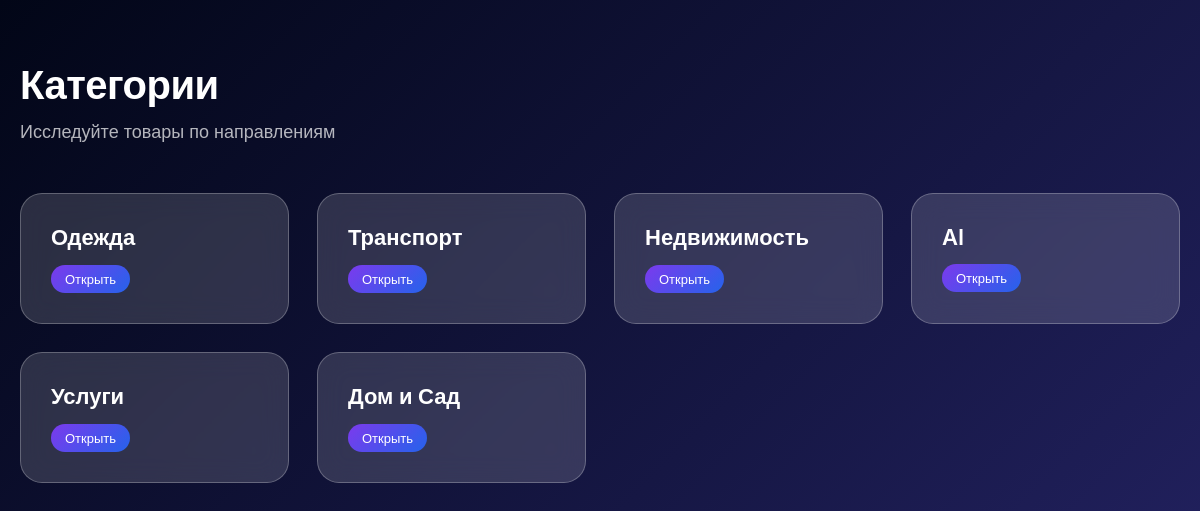
The page /category/ on the database as committed earlier.
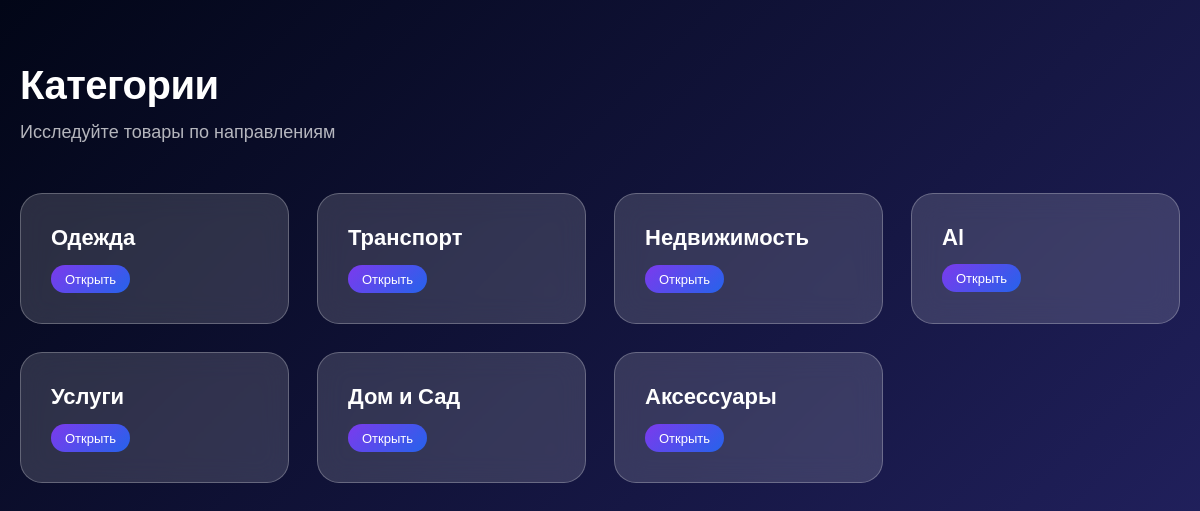
The same page on the database as committed later.
### lalafo_app/models.py (models this page shows, shortened)
class Category(models.Model):
    category_name = models.CharField(max_length=32, unique=True)

### lalafo_app/views.py (the view)
# urls.py: path('category/', CategoryViews.as_view(), name='categories'),
class CategoryViews(ListView):
    queryset = Category.objects.all()
    context_object_name = 'categories'
    template_name = 'category_list.html'

### lalafo_app/templates/category_list.html (shortened to what this page needs)
<!DOCTYPE html>
<html lang="ru">
<head>
</head>
<body>
<div class="container">
    <header>
        <h1>Категории</h1>
        <p class="subtitle">Исследуйте товары по направлениям</p>
    </header>
    {% if categories %}
        <div class="grid">
            {% for category in categories %}
                <div class="card"
                     onmousemove="this.style.setProperty('--x', event.offsetX + 'px');
                                  this.style.setProperty('--y', event.offsetY + 'px');">
                    <div class="category-name">
                        {{ category.category_name }}
                    </div>
                    <span class="badge">Открыть</span>
                </div>
            {% endfor %}
        </div>
    {% else %}
        <div class="empty">
            Пока нет категорий
        </div>
    {% endif %}
</div>
</body>
</html>

Rows that differ between the two databases and show on the page:
added Category: category_name "Аксессуары"
